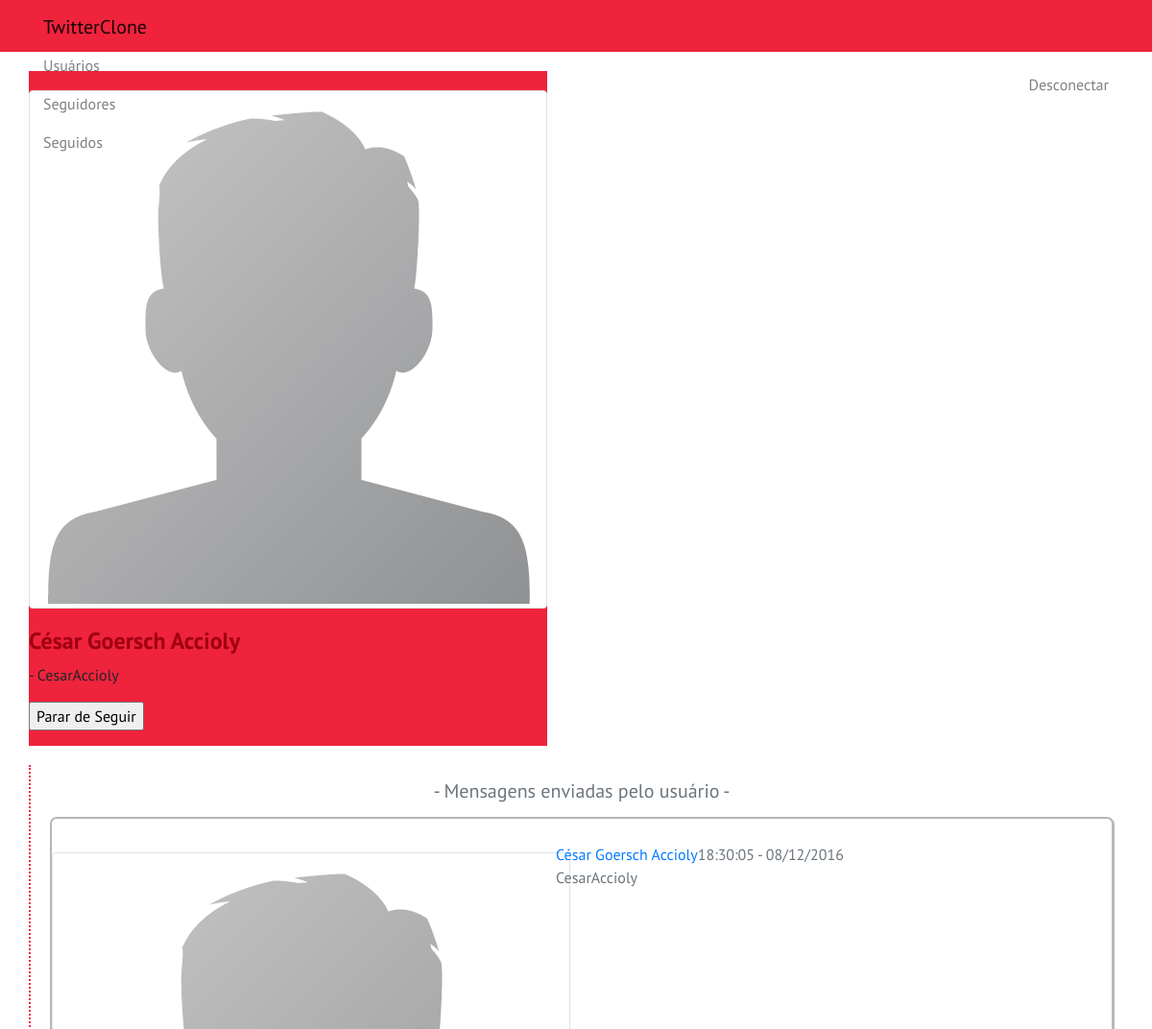
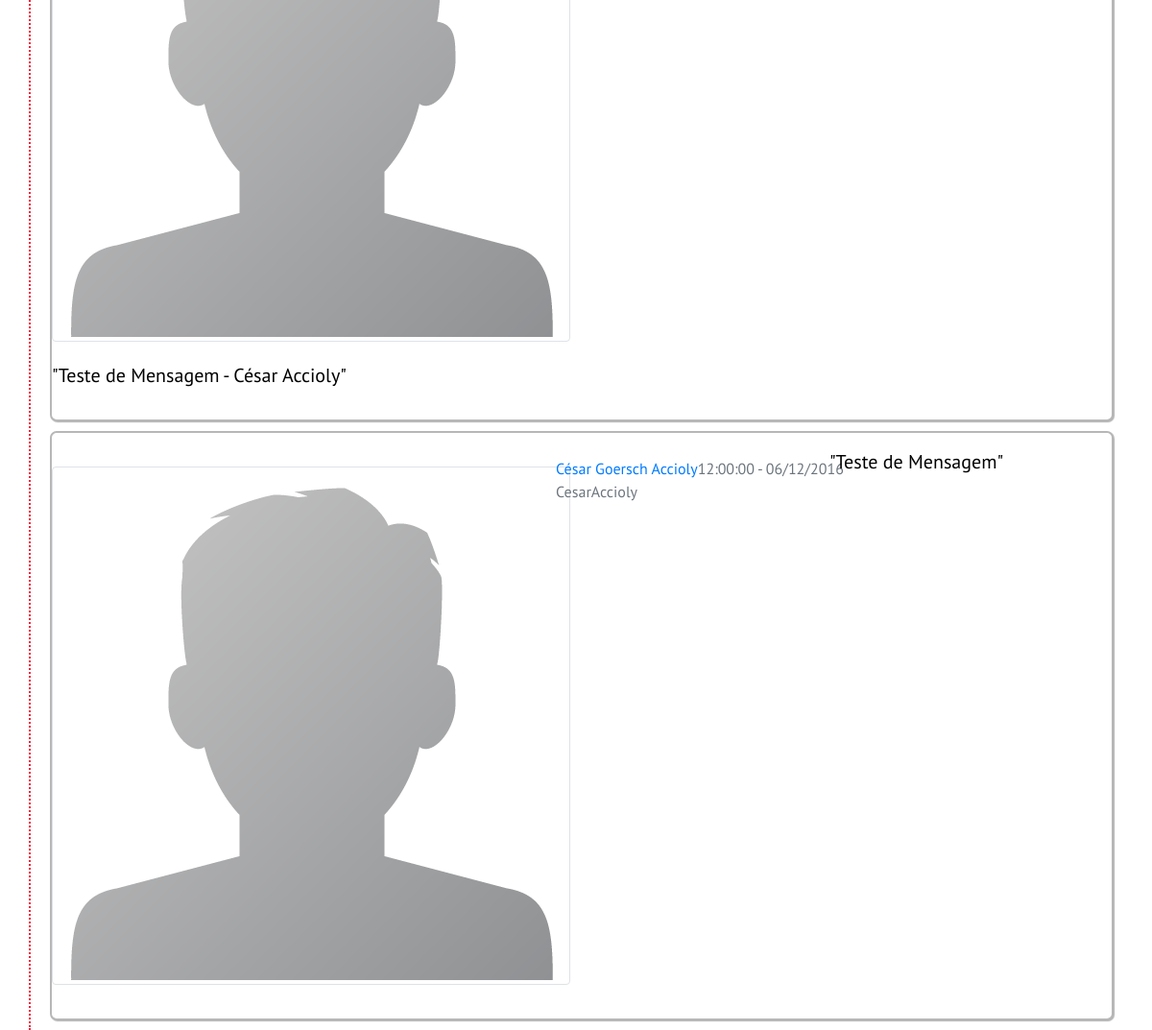
The app's page /trabalhofinal/userpage.php?id=4 (signed in) with its own data (2 pictures, top to bottom).
### tables this page shows
CREATE TABLE IF NOT EXISTS `usuarios` (
`id` int(11) NOT NULL,
  `nome` varchar(50) NOT NULL,
  `login` varchar(50) NOT NULL,
  `senha` varchar(32) NOT NULL,
  `avatar` varchar(50) NOT NULL DEFAULT 'img/default.png',
  `codigo` varchar(32) NOT NULL DEFAULT 'cf79ae6addba60ad018347359bd144d2'
);

### trabalhofinal/userpage.php (the view, shortened to what this page needs)
<?php
	require "conexao.php";
	$idUsuario = $_GET["id"];
	$sql = "SELECT nome, login, avatar FROM usuarios WHERE id = " . $idUsuario;
	$result = $conexao->query($sql);
	if ($dado = $result->fetch_array()) {
		$nomeUsuario = stripslashes($dado["nome"]);
		$loginUsuario = stripslashes($dado["login"]);
		$avatarUsuario = stripslashes($dado["avatar"]);
	}
?>
<html>
	<head>
		<link rel="stylesheet" href="https://maxcdn.bootstrapcdn.com/bootstrap/4.0.0-alpha/css/bootstrap.min.css">
		<link rel="stylesheet" type="text/css" href="css/style.css">
	</head>
	<body>
		<nav class="navbar navbar-light bg-faded">
			<div class="container">
				<ul class="nav navbar-nav">
					<li class="navbar-header">
						<a class="navbar-brand" href="mainPage.php">TwitterClone</a>
					</li>
					<li class="nav-item">
						<a class="nav-link" href="users.php" id="usuariosNavBar">Usuários</a>
					</li>
					<li class="nav-item">
						<a class="nav-link" href="seguidores.php" id="seguidoresNavBar">Seguidores</a>
					</li>
					<li class="nav-item">
						<a class="nav-link" href="seguido.php" id="seguidosNavBar">Seguidos</a>
					</li>
				</ul>
				<ul class="nav navbar-nav pull-right">
					<li class="nav-item">
						<a class="nav-link pull-right" href="disconnect.php" id="desconectarNavBar">Desconectar</a>
					</li>
				</ul>
			</div>
		</nav>
		<div class="container">
			<div class="row">
				<div class="col-xs-2 profile">
					<img src=<?php echo "'" . $avatarUsuario . "'";?> class="avatar-main img-responsive rounded img-thumbnail"><br>
					<h4><strong><?php echo $nomeUsuario;?></strong></h4>
					<p><?php echo "- " . $loginUsuario;?></p>
					<?php
						$sql = "SELECT idUsuario, idSeguido FROM seguidores WHERE idUsuario = " . $_SESSION["idUsuario"] . " AND idSeguido = " . $idUsuario;
						$result = $conexao->query($sql);
						if ($dado = $result->fetch_array()) {
					?>
					<form method="GET" action="pararDeSeguir.php">
						<input type="submit" value="Parar de Seguir">
					</form>
					<?php
						}
					?>
				</div>
				<div class="col-xs-8 news-feed">
					<div class="delimiter">
						<h5 class="text-muted text-center">- Mensagens enviadas pelo usuário -</h5>
					</div>
					<?php
						$sql = "SELECT mensagem, horaPostagem FROM mensagens WHERE idUsuario=". $idUsuario . " ORDER BY horaPostagem DESC";
						$result = $conexao->query($sql);
						while ($mensagens = $result->fetch_array()) {
					?>
					<div class="messageContainer">
						<div class="row">
							<div class="col-xs-3">
								<img src=<?php echo "'" . $avatarUsuario . "'";?> class="avatar-main img-responsive rounded img-thumbnail">
							</div>
							<div class="col-xs-9">
								<div class="row messageHeader">
									<div class="col-xs-6 messageName text-xs-left"><a href=<?php echo "userpage.php?id=". $idUsuario;?>><?php echo $nomeUsuario ?></a><p class="text-muted"><?php echo $loginUsuario; ?></p></div>
									<p class="col-xs-6 messageTime text-xs-right text-muted"><?php echo date("H:i:s - d/n/Y",strtotime($mensagens["horaPostagem"]))?></p>
								</div>
							</div>
							<div class="col-xs-9">
								<p class="messageText blockquote"><?php echo '"'.$mensagens["mensagem"].'"';?></p>
							</div>
						</div>
					</div>
					<?php
						}
					?>
				</div>
			</div>
		</div>
	</body>
</html>

### trabalhofinal/css/style.css (style rules this page uses)
body { font-family: 'PT Sans', sans-serif; }
.navbar { background-color: #ef233c; height: 54px; }
.avatar-main { margin:20px 0px 20px 0px; }
.news-feed { margin-top:20px; padding-left: 20px; padding-right: 10px; border-left: 2px #ef233c dotted; }
.profile { background: #ef233c; margin-top: 20px; margin-right: 10px; }
.messageContainer { padding:15px; border: 2px solid rgba(183,183,183,1); -webkit-border-radius: 7px; border-radius: 7px; color: rgba(0,0,0,1); -o-text-overflow: ellipsis; text-overflow: ellipsis; background: #ffffff; -webkit-box-shadow: 1px 1px 1px 0 rgba(0,0,0,0.3) ; box-shadow: 1px 1px 1px 0 rgba(0,0,0,0.3) ; margin: 0px 0px 10px 0px; }
.messageHeader { padding-top: 10px; }
.delimiter { margin-top: 15px; margin-bottom: 15px; }
label, .navbar-brand, #esqueciLink:link, #esqueciLink:visited, .profile>h4>strong { color:#9F0013; }

### records on screen
usuarios: avatar (placeholder picture), nome "César Goersch Accioly", login "CesarAccioly"

### other values on screen
date("H:i:s - d/n/Y",strtotime($mensagens["horaPostagem"])) "18:30:05 - 08/12/2016"
$mensagens["mensagem"] "Teste de Mensagem - César Accioly"
date("H:i:s - d/n/Y",strtotime($mensagens["horaPostagem"])) "12:00:00 - 06/12/2016"
$mensagens["mensagem"] "Teste de Mensagem"
